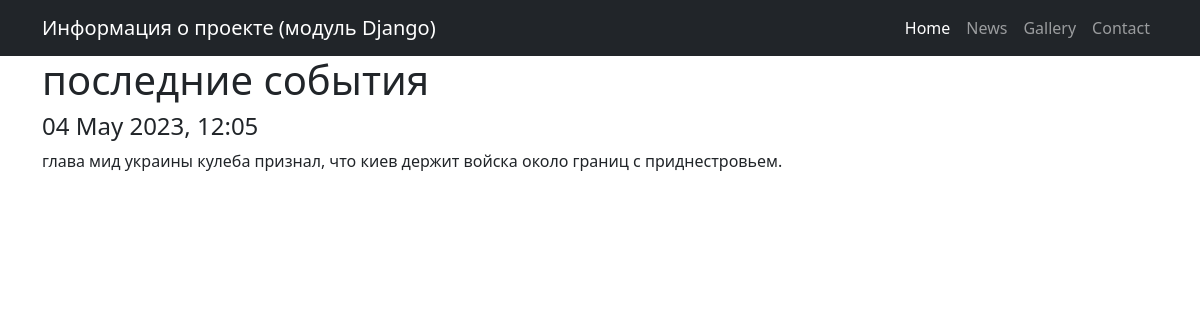
Screenshot of /news/postdetail/1/ with the database file from the repository.
### news/models.py (models this page shows, shortened)
class Post (models.Model):
    autor = models.ForeignKey(Autor, on_delete=models.CASCADE)
    NEWS = 'NW'
    ARTICLE = 'AR'
    CATEGORY_CHOICES = (
        (NEWS, 'Новость'),
        (ARTICLE, 'Статья'),
    )
    categoryTypes = models.CharField(max_length=2, choices=CATEGORY_CHOICES, default=ARTICLE)
    dateCreation = models.DateTimeField(auto_now_add=True)
    postCategory = models.ManyToManyField(Category, through='PostCategory')
    title = models.CharField(max_length=128)
    text = models.TextField()
    rating = models.SmallIntegerField(default=0)

### news/views.py (the view)
# urls.py: path('postdetail/<int:pk>/', PostDetail.as_view()),
class PostDetail(DetailView):
    model = Post
    context_object_name = 'postdetail'
    ordering = '-dateCreation'

### news/templatetags/filters.py (called while the page is built)
@register.filter(name='censor')
def censor(value):
    x = value.lower()
    if ' ' in x:
        a = list(x.split(' '))
        for i in a:
            if i in bad_words:
                y = a.index(i)
                a.remove(i)
                a.insert(y, '@!%&!')
                value = (" ".join(a))
                return value
    if x in bad_words:
        x = '@!%&!'
        return x
    else:
        return x

### news/templates/news/post_detail.html (shortened to what this page needs)
{% extends 'index.html' %}
{% load filters %}
{% block content %}
<h1>{{ postdetail.title | censor }}</h1>
<h4>{{ postdetail.dateCreation|date:'d M Y, H:m'  }}</h4>
<p>{{ postdetail.text | censor }}</p>
{% endblock content %}

### rows the page displays
Post: title|censor "последние события", dateCreation "04 May 2023, 12:05", text|censor "глава мид украины кулеба признал, что киев держит войска около границ с приднестровьем."
